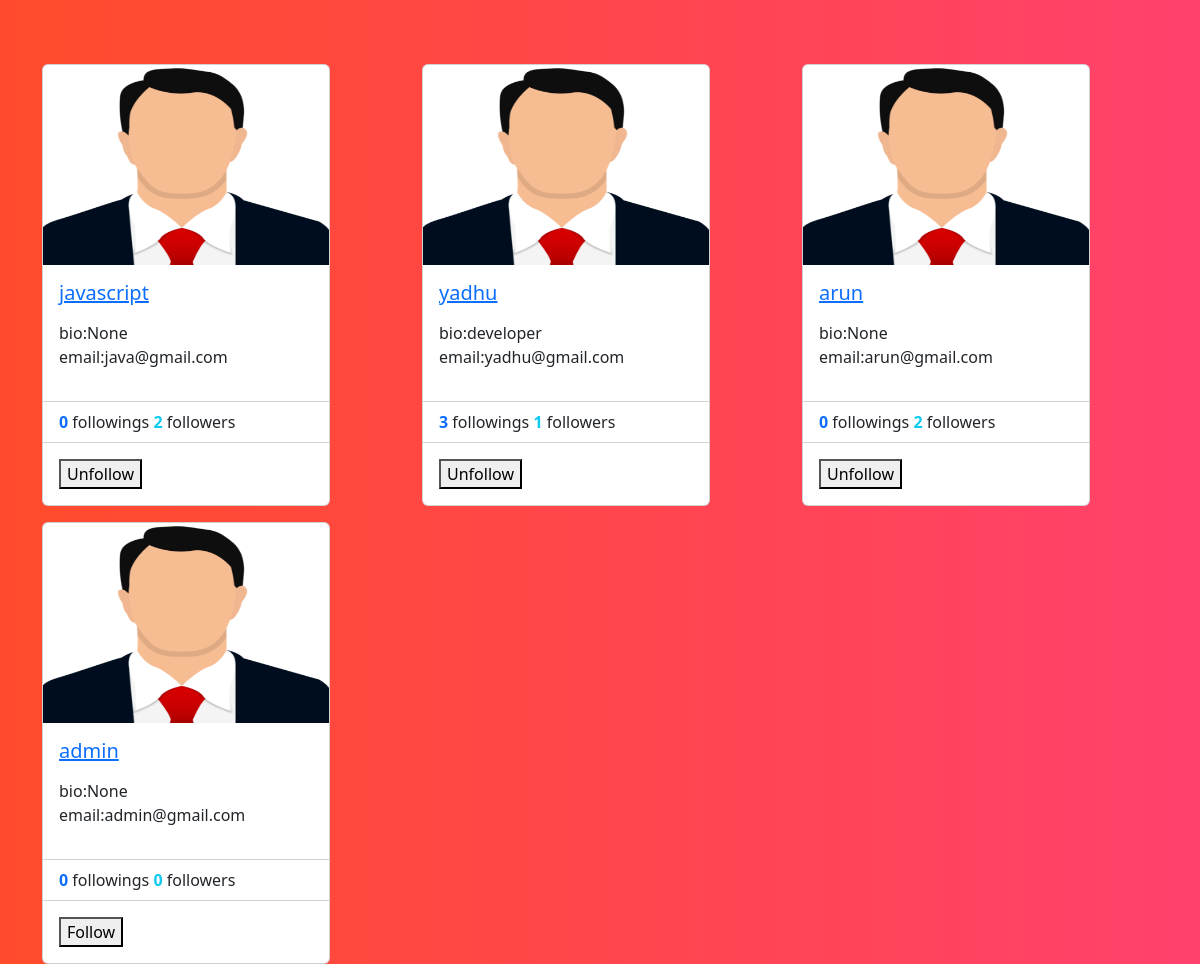
The page /profile/all (signed in) on the database its author committed.
### social/models.py (models this page shows)
class UserProfile(models.Model):
    user=models.OneToOneField(User,on_delete=models.CASCADE,related_name="profile")
    address=models.CharField(max_length=200,null=True)
    phone=models.CharField(max_length=200,null=True)
    profile_pic=models.ImageField(upload_to="profilepics",null=True,blank=True)
    dob=models.DateField(null=True)
    bio=models.CharField(max_length=200,null=True)
    following=models.ManyToManyField("self",related_name="followed_by",symmetrical=False,null=True)
    block=models.ManyToManyField("self",related_name="blocked",symmetrical=False,null=True)
    def __str__(self):
        return self.user.username

### social/views.py (the view)
# urls.py: path("profile/all",views.ProfileListView.as_view(),name="profile-list"),
@method_decorator(decs,name="dispatch")
class ProfileListView(View):
    def get(self,request,*args,**kwargs):
        qs=UserProfile.objects.all().exclude(user=request.user)
        return render(request,"profile_list.html",{"data":qs})

### social/templates/profile_list.html (shortened to what this page needs)
<!DOCTYPE html>
{%load static%}
<html lang="en">
<head>
    <link href="https://cdn.jsdelivr.net/npm/bootstrap@5.3.2/dist/css/bootstrap.min.css" rel="stylesheet">
</head>
<body style="background: #FF416C;
background: -webkit-linear-gradient(to right, #FF4B2B, #FF416C);
background: linear-gradient(to right, #FF4B2B, #FF416C);">
<div class="container">
    <div class="row mt-5">
        {%for profile in data%}
            <div class="col-4 mt-3">
                <div class="card" style="width: 18rem;">
                    {%if profile.profile_pic%}
                    <img src="{{profile.profile_pic.url}}" class="card-img-top" alt="..." height="200px">
                    {%else%}
                    <img src="{%static 'social/images/profilepic.png'%}" class="card-img-top" alt="..." height="200px">
                    {%endif%}
                    <div class="card-body">
                      <h5 class="card-title">
                        <a href="{% url 'profile-details' profile.id%}">{{profile}}</a>
                      </h5>
                      <p class="card-text">
                        <div>
                            bio:{{profile.bio}}
                        </div>
                       <div>
                        email:{{profile.user.email}}
                       </div>
                      </p>
                    </div>
                    <ul class="list-group list-group-flush">
                      <li class="list-group-item">
                       <span class="fw-bold text-primary"> {{profile.following.count}}</span> followings
                       <span class="fw-bold text-info">  {{profile.followed_by.count}}</span> followers </li>
                    </ul>
                    <div class="card-body">
                      <form action="{% url 'follow' profile.id %}" method="post">
                        {% if profile in request.user.profile.following.all%}
                          <button type="submit" name="action" value="unfollow">Unfollow</button>
                        {%else%}
                          <button type="submit" name="action" value="follow">Follow</button>
                        {%endif%}
                      </form>
                    </div>
                  </div>
            </div>
        {%endfor%}
    </div>
</div>
</body>
</html>

### rows shown on the page
UserProfile: user.username "javascript", bio "None", user.email "java@gmail.com", following.count "0", followed_by.count "2", shows "Unfollow"
UserProfile: user.username "yadhu", bio "developer", user.email "yadhu@gmail.com", following.count "3", followed_by.count "1", shows "Unfollow"
UserProfile: user.username "arun", bio "None", user.email "arun@gmail.com", following.count "0", followed_by.count "2", shows "Unfollow"
UserProfile: user.username "admin", bio "None", user.email "admin@gmail.com", following.count "0", followed_by.count "0", shows "Follow"
